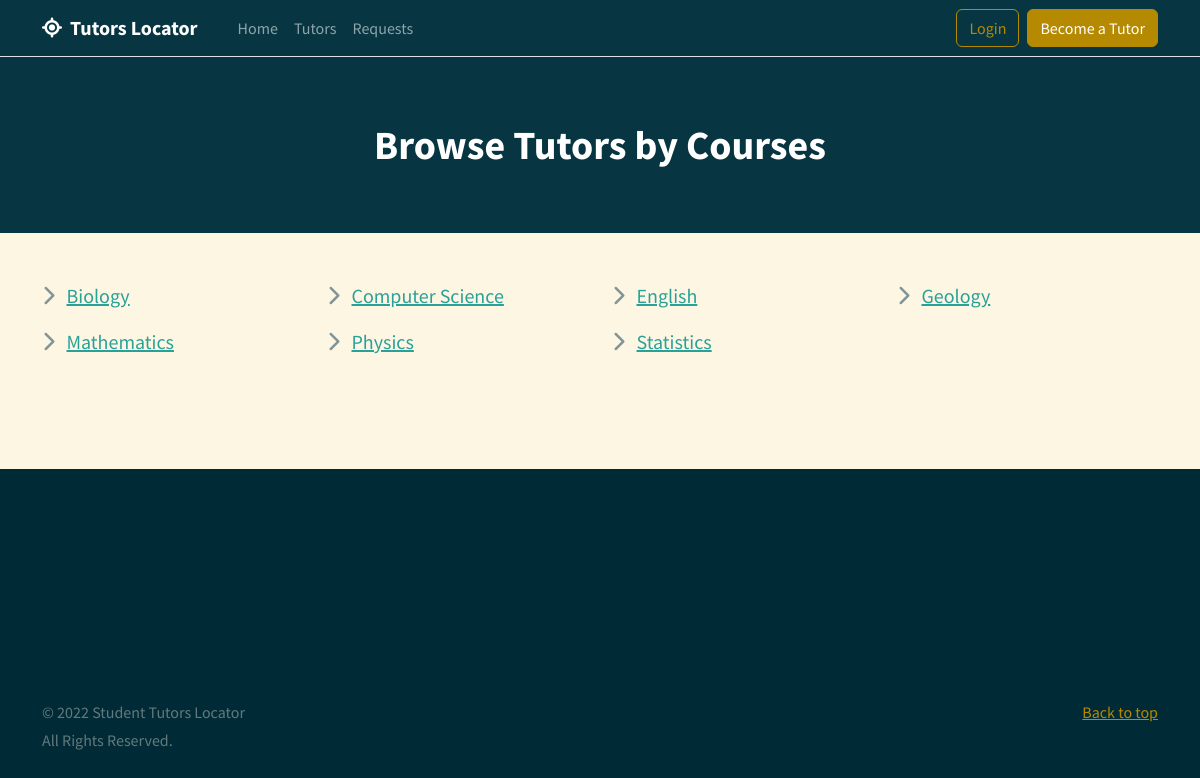
Page /courses/ on the committed database.
### tutors/models.py (models this page shows, shortened)
class Course(models.Model):
    name = models.CharField(max_length=20)
    slug = models.SlugField(max_length=20)
    created = models.DateTimeField(auto_now_add=True)
    updated = models.DateTimeField(auto_now=True)
    class Meta:
        ordering = ['name']
    def get_absolute_url(self):
        return reverse("course", kwargs={'slug': self.slug})

### tutors/views.py (the view)
# urls.py: path('courses/', views.courses, name='courses'),
def courses(request):
    courses = Course.objects.all()
    template = 'courses.html'
    context = {
        'courses': courses,
    }
    return render(request, template, context)

### templates/courses.html (shortened to what this page needs)
{% extends "base.html" %}
{% block content %}
<section class="py-3 bg-dark">
    <div class="container px-5 my-5">
        <div class="text-white">
            <h1 class="fw-bolder text-center">Browse Tutors by Courses</h1>
        </div>
    </div>
</section>
<div class="py-5 bg-light">
    <div class="container">
        <div class="row mb-5">
            {% for course in courses %}
            <div class="col-lg-3 mb-3 fs-5">
                <i class="fa-solid fa-chevron-right me-2"></i> <a href="{{ course.get_absolute_url }}">{{ course.name }}</a>
            </div>
            {% empty %}No data available.
            {% endfor %}
        </div>
    </div>
</div>
{% endblock %}

### rows in the picture
Course: name "Biology"
Course: name "Computer Science"
Course: name "English"
Course: name "Geology"
Course: name "Mathematics"
Course: name "Physics"
Course: name "Statistics"
